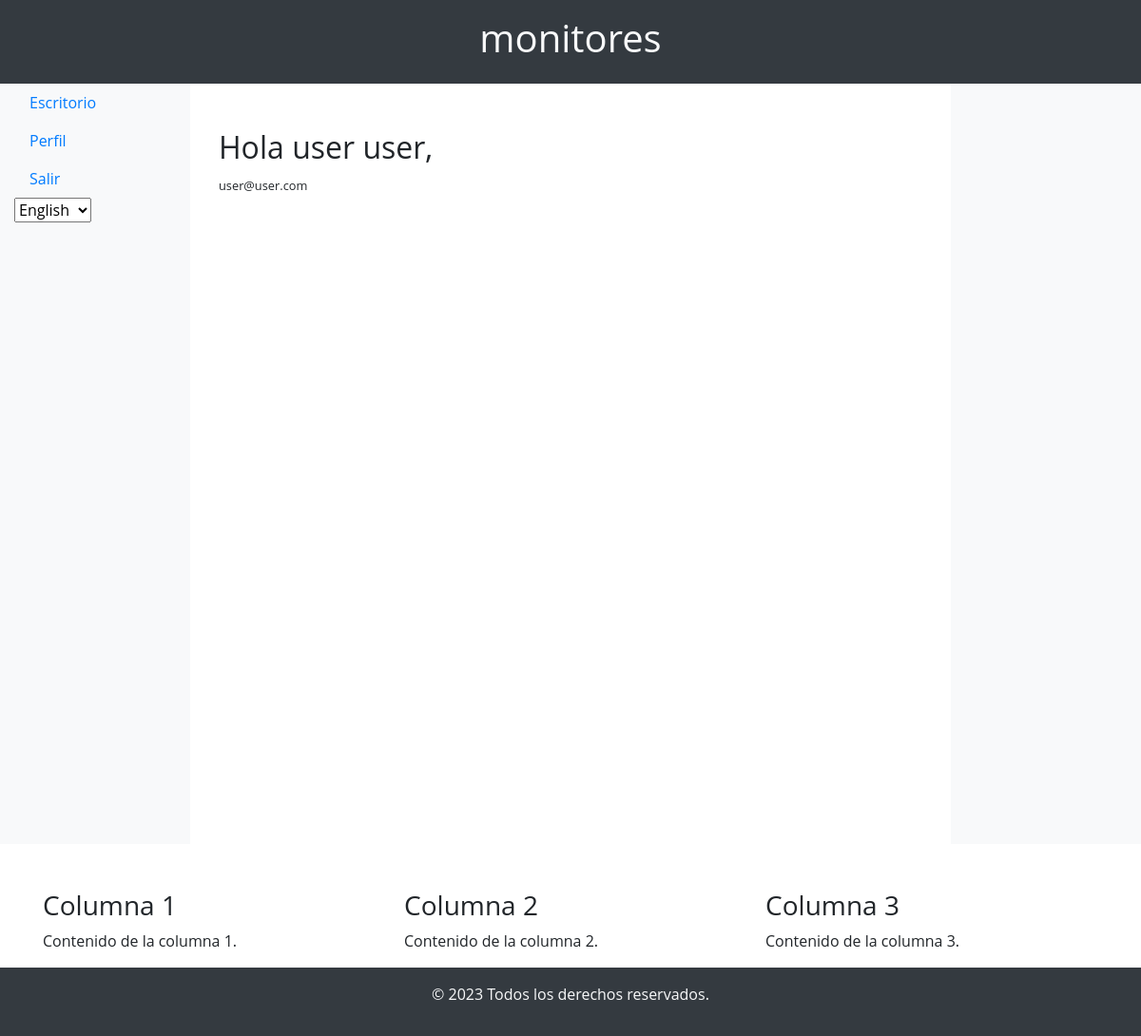
Screenshot of / (signed in) with the database file from the repository.
### app/models/user_model.py (models this page shows, shortened)
class User(db.Model, UserMixin):
    id = db.Column(db.Integer, primary_key=True)
    username = db.Column(db.String(50), unique=True, nullable=False)
    email = db.Column(db.String(120), unique=True, nullable=False)
    password = db.Column(db.String(60), nullable=False)
    role = db.Column(db.String(20), default='user')  # Default role is 'user'
    language = db.Column(db.String(5), default='en')  # Add this line for language preference
    created_at = db.Column(db.DateTime, default=datetime.utcnow)
    updated_at = db.Column(db.DateTime, default=datetime.utcnow, onupdate=datetime.utcnow)

### app/controllers/user_controller.py (the view)
@app.route('/')
@login_required
def index():
    return render_template('index.html')

### app/__init__.py (called while the page is built)
@login_manager.user_loader
def load_user(user_id):
    return User.query.get(int(user_id))

def is_admin():
    return current_user.is_authenticated and current_user.role == 'admin'

### app/templates/index.html
{% extends 'base.html' %}
{% block content %}
<div class="container mt-5">
    <h2>Hola {{ current_user.role }} {{ current_user.username }},</h2>
    <p>
        <small>{{ current_user.email }}</small>
    </p>
</div>
{% endblock %}

### app/static/css/styles.css (style rules this page uses)
html, body { height: 100%; margin: 0; }
body { display: flex; flex-direction: column; }
body { font-family: 'Open Sans', sans-serif; }
.container { margin-top: 50px; }

### rows the page displays
User: role "user", username "user", email "user@user.com"
